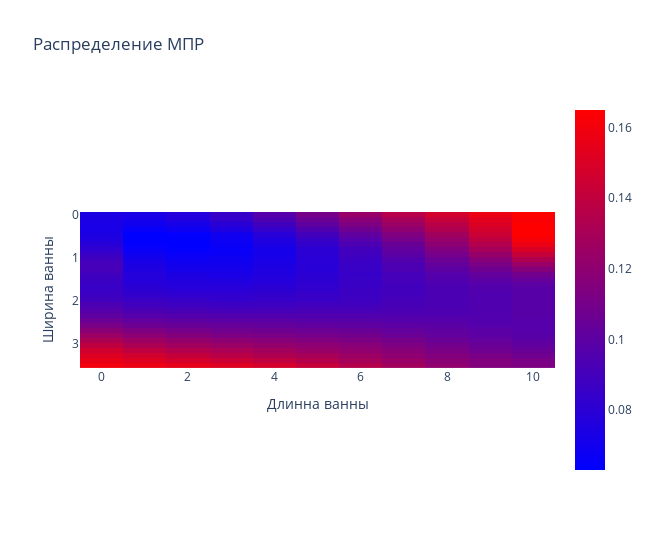

This figure's notebook cell:
### Code cell
file_name="h.txt"
plot_imshow(file_name)

### Figure 1 — Plotly figure (JSON) as saved in the notebook; plotly's stock layout.template omitted (floating-point values rounded to 4 significant figures; data arrays with more than 128 entries replaced by an {"elided": "..."} marker saying what was removed)
{"data": [{"coloraxis": "coloraxis", "hovertemplate": "Длинна ванны: %{x}<br>Ширина ванны: %{y}<br>color: %{z}<extra></extra>", "name": "0", "type": "heatmap", "x": [0, 1, 2, 3, 4, 5, 6, 7, 8, 9, 10], "xaxis": "x", "y": [0, 0.1167, 0.2333, 0.35, 0.4667, 0.5833, 0.7, 0.8167, 0.9333, 1.05, 1.167, 1.283, 1.4, 1.517, 1.633, 1.75, 1.867, 1.983, 2.1, 2.217, 2.333, 2.45, 2.567, 2.683, 2.8, 2.917, 3.033, 3.15, 3.267, 3.383, 3.5], "yaxis": "y", "z": {"elided": "31x11 float values"}}], "layout": {"coloraxis": {"colorscale": [[0, "rgb(0,0,255)"], [1, "rgb(255,0,0)"]]}, "title": {"text": "Распределение МПР"}, "width": 650, "xaxis": {"anchor": "y", "constrain": "domain", "domain": [0, 1], "scaleanchor": "y", "title": {"text": "Длинна ванны"}}, "yaxis": {"anchor": "x", "autorange": "reversed", "constrain": "domain", "domain": [0, 1], "title": {"text": "Ширина ванны"}}}}
